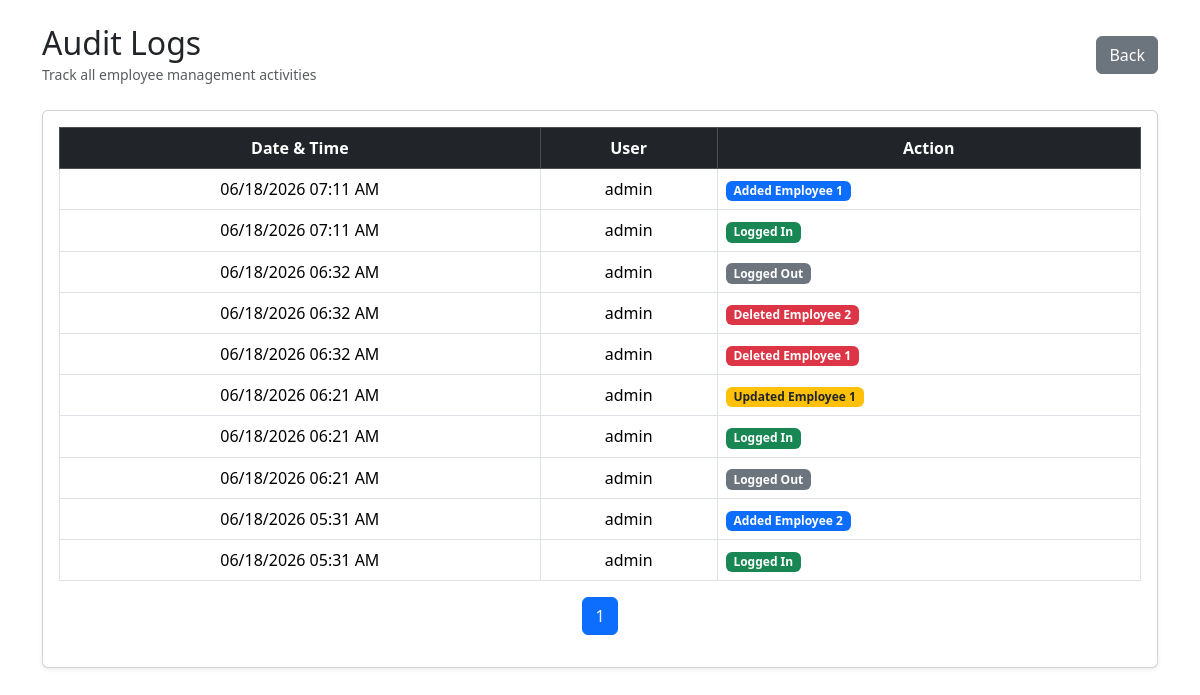
Before: /audit-logs (signed in) with the older database file.
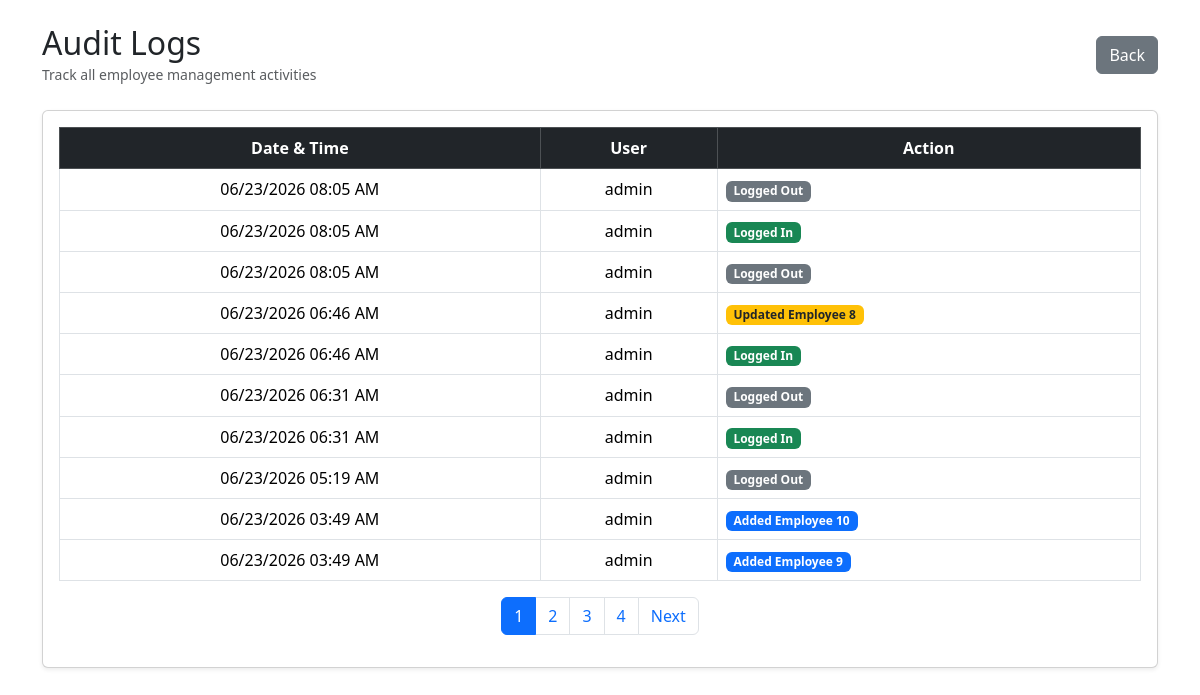
After: the same page with the newer database file.
### app.py (models this page shows)
class AuditLog(db.Model):
    id = db.Column(
        db.Integer,
        primary_key=True
    )
    username = db.Column(
        db.String(255),
        nullable=False
    )
    action = db.Column(
        db.String(255),
        nullable=False
    )
    created_at = db.Column(
        db.DateTime,
        default=datetime.now(timezone.utc)
    )

### app.py (the view)
@app.route('/audit-logs')
def audit_logs():
    if 'username' not in session:
        return redirect('/login')
    page = request.args.get(
        'page',
        1,
        type=int
    )
    logs = AuditLog.query.order_by(
        AuditLog.id.desc()
    ).paginate(
        page=page,
        per_page=10
    )
    return render_template(
        'audit_logs.html',
        logs=logs
    )

### templates/audit_logs.html (shortened to what this page needs)
<!DOCTYPE html>
<html>
<head>
    <link
        rel="stylesheet"
        href="https://cdn.jsdelivr.net/npm/bootstrap@5.3.3/dist/css/bootstrap.min.css">
</head>
<body>
<div class="container mt-4">
    <div class="d-flex justify-content-between align-items-center mb-4">
        <div>
            <h2 class="mb-0">
                Audit Logs
            </h2>
            <small class="text-muted">
                Track all employee management activities
            </small>
        </div>
        <a
            href="/"
            class="btn btn-secondary">
            Back
        </a>
    </div>
    <div class="card shadow-sm">
        <div class="card-body">
            <table class="table table-bordered table-hover align-middle">
                <thead class="table-dark text-center">
                    <tr>
                        <th>Date & Time</th>
                        <th>User</th>
                        <th>Action</th>
                    </tr>
                </thead>
                <tbody>
                    {% for log in logs.items %}
                    <tr>
                        <td class="text-center">
                            {{ log.created_at.strftime('%m/%d/%Y %I:%M %p') }}
                        </td>
                        <td class="text-center">
                            {{ log.username }}
                        </td>
                        <td>
                            {% if 'Logged In' in log.action %}
                                <span class="badge bg-success">
                                    {{ log.action }}
                                </span>
                            {% elif 'Added' in log.action %}
                                <span class="badge bg-primary px-2 py-1">
                                    {{ log.action }}
                                </span>
                            {% elif 'Updated' in log.action %}
                                <span class="badge bg-warning text-dark">
                                    {{ log.action }}
                                </span>
                            {% elif 'Deleted' in log.action %}
                                <span class="badge bg-danger">
                                    {{ log.action }}
                                </span>
                            {% else %}
                                <span class="badge bg-secondary">
                                    {{ log.action }}
                                </span>
                            {% endif %}
                        </td>
                    </tr>
                    {% endfor %}
                </tbody>
            </table>
            <nav class="mt-3">
    <ul class="pagination justify-content-center">
        {% for page_num in logs.iter_pages() %}
            {% if page_num %}
            <li class="page-item {% if page_num == logs.page %}active{% endif %}">
                <a
                    class="page-link"
                    href="?page={{ page_num }}"
                >
                    {{ page_num }}
                </a>
            </li>
            {% endif %}
        {% endfor %}
        {% if logs.has_next %}
        <li class="page-item">
            <a
                class="page-link"
                href="?page={{ logs.next_num }}"
            >
                Next
            </a>
        </li>
        {% endif %}
    </ul>
</nav>
        </div>
    </div>
</div>
</body>
</html>

Changed rows visible on the page:
no longer on this page (row unchanged): AuditLog: created_at "06/18/2026 07:11 AM", username "admin", action "Added Employee 1"
no longer on this page (row unchanged): AuditLog: created_at "06/18/2026 07:11 AM", username "admin", action "Logged In"
no longer on this page (row unchanged): AuditLog: created_at "06/18/2026 06:32 AM", username "admin", action "Logged Out"
no longer on this page (row unchanged): AuditLog: created_at "06/18/2026 06:32 AM", username "admin", action "Deleted Employee 2"
no longer on this page (row unchanged): AuditLog: created_at "06/18/2026 06:32 AM", username "admin", action "Deleted Employee 1"
no longer on this page (row unchanged): AuditLog: created_at "06/18/2026 06:21 AM", username "admin", action "Updated Employee 1"
no longer on this page (row unchanged): AuditLog: created_at "06/18/2026 06:21 AM", username "admin", action "Logged In"
no longer on this page (row unchanged): AuditLog: created_at "06/18/2026 06:21 AM", username "admin", action "Logged Out"
no longer on this page (row unchanged): AuditLog: created_at "06/18/2026 05:31 AM", username "admin", action "Added Employee 2"
no longer on this page (row unchanged): AuditLog: created_at "06/18/2026 05:31 AM", username "admin", action "Logged In"
added AuditLog: created_at "06/23/2026 08:05 AM", username "admin", action "Logged Out"
added AuditLog: created_at "06/23/2026 08:05 AM", username "admin", action "Logged In"
added AuditLog: created_at "06/23/2026 08:05 AM", username "admin", action "Logged Out"
added AuditLog: created_at "06/23/2026 06:46 AM", username "admin", action "Updated Employee 8"
added AuditLog: created_at "06/23/2026 06:46 AM", username "admin", action "Logged In"
added AuditLog: created_at "06/23/2026 06:31 AM", username "admin", action "Logged Out"
added AuditLog: created_at "06/23/2026 06:31 AM", username "admin", action "Logged In"
added AuditLog: created_at "06/23/2026 05:19 AM", username "admin", action "Logged Out"
added AuditLog: created_at "06/23/2026 03:49 AM", username "admin", action "Added Employee 10"
added AuditLog: created_at "06/23/2026 03:49 AM", username "admin", action "Added Employee 9"
Other visible differences:
new list line: "2"
new list line: "3"
new list line: "4"
text now shown: "Next"
